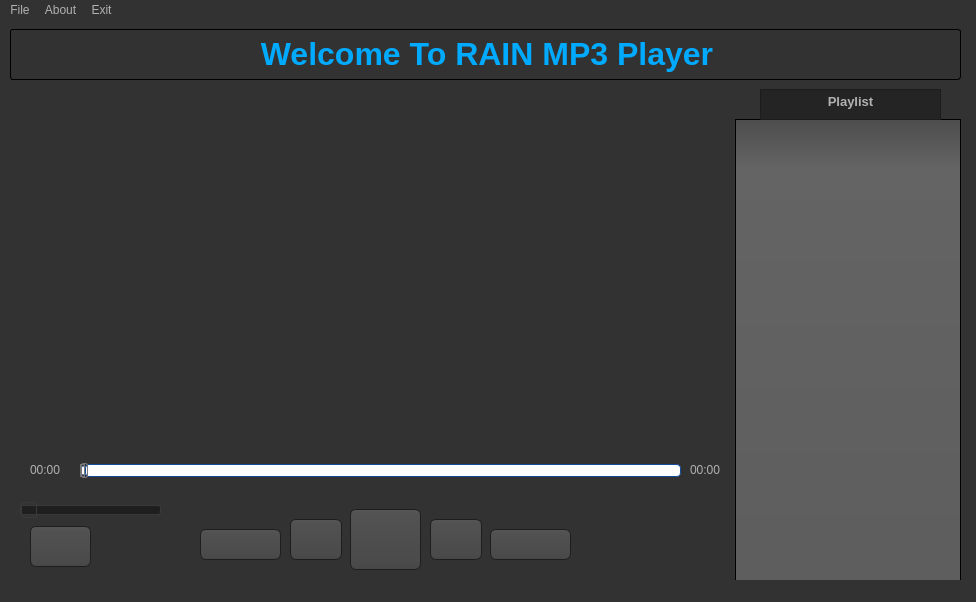
<?xml version="1.0" encoding="UTF-8"?>
<ui version="4.0">
 <class>MainWindow</class>
 <widget class="QMainWindow" name="MainWindow">
  <property name="geometry">
   <rect>
    <x>0</x>
    <y>0</y>
    <width>976</width>
    <height>602</height>
   </rect>
  </property>
  <property name="minimumSize">
   <size>
    <width>976</width>
    <height>602</height>
   </size>
  </property>
  <property name="maximumSize">
   <size>
    <width>976</width>
    <height>602</height>
   </size>
  </property>
  <property name="windowTitle">
   <string>MusicPlayer</string>
  </property>
  <property name="styleSheet">
   <string notr="true">QToolTip
{
     border: 1px solid black;
     background-color: #ffa02f;
     padding: 1px;
     border-radius: 3px;
     opacity: 100;
}

QWidget
{
    color: #b1b1b1;
    background-color: #323232;
}

QTreeView, QListView
{
    background-color: silver;
    margin-left: 5px;
}

QWidget:item:hover
{
    background-color: QLinearGradient( x1: 0, y1: 0, x2: 0, y2: 1, stop: 0 #ffa02f, stop: 1 #ca0619);
    color: #000000;
}

QWidget:item:selected
{
    background-color: QLinearGradient( x1: 0, y1: 0, x2: 0, y2: 1, stop: 0 #ffa02f, stop: 1 #d7801a);
}

QMenuBar::item
{
    background: transparent;
}

QMenuBar::item:selected
{
    background: transparent;
    border: 1px solid #ffaa00;
}

QMenuBar::item:pressed
{
    background: #444;
    border: 1px solid #000;
    background-color: QLinearGradient(
        x1:0, y1:0,
        x2:0, y2:1,
        stop:1 #212121,
        stop:0.4 #343434/*,
        stop:0.2 #343434,
        stop:0.1 #ffaa00*/
    );
    margin-bottom:-1px;
    padding-bottom:1px;
}

QMenu
{
    border: 1px solid #000;
}

QMenu::item
{
    padding: 2px 20px 2px 20px;
}

QMenu::item:selected
{
    color: #000000;
}

QWidget:disabled
{
    color: #808080;
    background-color: #323232;
}

QAbstractItemView
{
    background-color: QLinearGradient( x1: 0, y1: 0, x2: 0, y2: 1, stop: 0 #4d4d4d, stop: 0.1 #646464, stop: 1 #5d5d5d);
}

QWidget:focus
{
    /*border: 1px solid darkgray;*/
}

QLineEdit
{
    background-color: QLinearGradient( x1: 0, y1: 0, x2: 0, y2: 1, stop: 0 #4d4d4d, stop: 0 #646464, stop: 1 #5d5d5d);
    padding: 1px;
    border-style: solid;
    border: 1px solid #1e1e1e;
    border-radius: 5;
}

QPushButton
{
    color: #b1b1b1;
    background-color: QLinearGradient( x1: 0, y1: 0, x2: 0, y2: 1, stop: 0 #565656, stop: 0.1 #525252, stop: 0.5 #4e4e4e, stop: 0.9 #4a4a4a, stop: 1 #464646);
    border-width: 1px;
    border-color: #1e1e1e;
    border-style: solid;
    border-radius: 6;
    padding: 3px;
    font-size: 12px;
    padding-left: 5px;
    padding-right: 5px;
    min-width: 40px;
}

QPushButton:pressed
{
    background-color: QLinearGradient( x1: 0, y1: 0, x2: 0, y2: 1, stop: 0 #2d2d2d, stop: 0.1 #2b2b2b, stop: 0.5 #292929, stop: 0.9 #282828, stop: 1 #252525);
}

QComboBox
{
    selection-background-color: #ffaa00;
    background-color: QLinearGradient( x1: 0, y1: 0, x2: 0, y2: 1, stop: 0 #565656, stop: 0.1 #525252, stop: 0.5 #4e4e4e, stop: 0.9 #4a4a4a, stop: 1 #464646);
    border-style: solid;
    border: 1px solid #1e1e1e;
    border-radius: 5;
}

QComboBox:hover,QPushButton:hover
{
    border: 2px solid QLinearGradient( x1: 0, y1: 0, x2: 0, y2: 1, stop: 0 #ffa02f, stop: 1 #d7801a);
}


QComboBox:on
{
    padding-top: 3px;
    padding-left: 4px;
    background-color: QLinearGradient( x1: 0, y1: 0, x2: 0, y2: 1, stop: 0 #2d2d2d, stop: 0.1 #2b2b2b, stop: 0.5 #292929, stop: 0.9 #282828, stop: 1 #252525);
    selection-background-color: #ffaa00;
}

QComboBox QAbstractItemView
{
    border: 2px solid darkgray;
    selection-background-color: QLinearGradient( x1: 0, y1: 0, x2: 0, y2: 1, stop: 0 #ffa02f, stop: 1 #d7801a);
}

QComboBox::drop-down
{
     subcontrol-origin: padding;
     subcontrol-position: top right;
     width: 15px;

     border-left-width: 0px;
     border-left-color: darkgray;
     border-left-style: solid; /* just a single line */
     border-top-right-radius: 3px; /* same radius as the QComboBox */
     border-bottom-right-radius: 3px;
 }

QComboBox::down-arrow
{
     image: url(:/dark_orange/img/down_arrow.png);
}

QGroupBox
{
    border: 1px solid darkgray;
    margin-top: 10px;
}

QGroupBox:focus
{
    border: 1px solid darkgray;
}

QTextEdit:focus
{
    border: 1px solid darkgray;
}

QScrollBar:horizontal {
     border: 1px solid #222222;
     background: QLinearGradient( x1: 0, y1: 0, x2: 0, y2: 1, stop: 0.0 #121212, stop: 0.2 #282828, stop: 1 #484848);
     height: 7px;
     margin: 0px 16px 0 16px;
}

QScrollBar::handle:horizontal
{
      background: QLinearGradient( x1: 0, y1: 0, x2: 1, y2: 0, stop: 0 #ffa02f, stop: 0.5 #d7801a, stop: 1 #ffa02f);
      min-height: 20px;
      border-radius: 2px;
}

QScrollBar::add-line:horizontal {
      border: 1px solid #1b1b19;
      border-radius: 2px;
      background: QLinearGradient( x1: 0, y1: 0, x2: 1, y2: 0, stop: 0 #ffa02f, stop: 1 #d7801a);
      width: 14px;
      subcontrol-position: right;
      subcontrol-origin: margin;
}

QScrollBar::sub-line:horizontal {
      border: 1px solid #1b1b19;
      border-radius: 2px;
      background: QLinearGradient( x1: 0, y1: 0, x2: 1, y2: 0, stop: 0 #ffa02f, stop: 1 #d7801a);
      width: 14px;
     subcontrol-position: left;
     subcontrol-origin: margin;
}

QScrollBar::right-arrow:horizontal, QScrollBar::left-arrow:horizontal
{
      border: 1px solid black;
      width: 1px;
      height: 1px;
      background: white;
}

QScrollBar::add-page:horizontal, QScrollBar::sub-page:horizontal
{
      background: none;
}

QScrollBar:vertical
{
      background: QLinearGradient( x1: 0, y1: 0, x2: 1, y2: 0, stop: 0.0 #121212, stop: 0.2 #282828, stop: 1 #484848);
      width: 7px;
      margin: 16px 0 16px 0;
      border: 1px solid #222222;
}

QScrollBar::handle:vertical
{
      background: QLinearGradient( x1: 0, y1: 0, x2: 0, y2: 1, stop: 0 #ffa02f, stop: 0.5 #d7801a, stop: 1 #ffa02f);
      min-height: 20px;
      border-radius: 2px;
}

QScrollBar::add-line:vertical
{
      border: 1px solid #1b1b19;
      border-radius: 2px;
      background: QLinearGradient( x1: 0, y1: 0, x2: 0, y2: 1, stop: 0 #ffa02f, stop: 1 #d7801a);
      height: 14px;
      subcontrol-position: bottom;
      subcontrol-origin: margin;
}

QScrollBar::sub-line:vertical
{
      border: 1px solid #1b1b19;
      border-radius: 2px;
      background: QLinearGradient( x1: 0, y1: 0, x2: 0, y2: 1, stop: 0 #d7801a, stop: 1 #ffa02f);
      height: 14px;
      subcontrol-position: top;
      subcontrol-origin: margin;
}

QScrollBar::up-arrow:vertical, QScrollBar::down-arrow:vertical
{
      border: 1px solid black;
      width: 1px;
      height: 1px;
      background: white;
}


QScrollBar::add-page:vertical, QScrollBar::sub-page:vertical
{
      background: none;
}

QTextEdit
{
    background-color: #242424;
}

QPlainTextEdit
{
    background-color: #242424;
}

QHeaderView::section
{
    background-color: QLinearGradient(x1:0, y1:0, x2:0, y2:1, stop:0 #616161, stop: 0.5 #505050, stop: 0.6 #434343, stop:1 #656565);
    color: white;
    padding-left: 4px;
    border: 1px solid #6c6c6c;
}

QCheckBox:disabled
{
color: #414141;
}

QDockWidget::title
{
    text-align: center;
    spacing: 3px; /* spacing between items in the tool bar */
    background-color: QLinearGradient(x1:0, y1:0, x2:0, y2:1, stop:0 #323232, stop: 0.5 #242424, stop:1 #323232);
}

QDockWidget::close-button, QDockWidget::float-button
{
    text-align: center;
    spacing: 1px; /* spacing between items in the tool bar */
    background-color: QLinearGradient(x1:0, y1:0, x2:0, y2:1, stop:0 #323232, stop: 0.5 #242424, stop:1 #323232);
}

QDockWidget::close-button:hover, QDockWidget::float-button:hover
{
    background: #242424;
}

QDockWidget::close-button:pressed, QDockWidget::float-button:pressed
{
    padding: 1px -1px -1px 1px;
}

QMainWindow::separator
{
    background-color: QLinearGradient(x1:0, y1:0, x2:0, y2:1, stop:0 #161616, stop: 0.5 #151515, stop: 0.6 #212121, stop:1 #343434);
    color: white;
    padding-left: 4px;
    border: 1px solid #4c4c4c;
    spacing: 3px; /* spacing between items in the tool bar */
}

QMainWindow::separator:hover
{

    background-color: QLinearGradient(x1:0, y1:0, x2:0, y2:1, stop:0 #d7801a, stop:0.5 #b56c17 stop:1 #ffa02f);
    color: white;
    padding-left: 4px;
    border: 1px solid #6c6c6c;
    spacing: 3px; /* spacing between items in the tool bar */
}

QToolBar::handle
{
     spacing: 3px; /* spacing between items in the tool bar */
     background: url(:/dark_orange/img/handle.png);
}

QMenu::separator
{
    height: 2px;
    background-color: QLinearGradient(x1:0, y1:0, x2:0, y2:1, stop:0 #161616, stop: 0.5 #151515, stop: 0.6 #212121, stop:1 #343434);
    color: white;
    padding-left: 4px;
    margin-left: 10px;
    margin-right: 5px;
}

QProgressBar
{
    border: 2px solid grey;
    border-radius: 5px;
    text-align: center;
}

QProgressBar::chunk
{
    background-color: #d7801a;
    width: 2.15px;
    margin: 0.5px;
}

QTabBar::tab {
    color: #b1b1b1;
    border: 1px solid #444;
    border-bottom-style: none;
    background-color: #323232;
    padding-left: 10px;
    padding-right: 10px;
    padding-top: 3px;
    padding-bottom: 2px;
    margin-right: -1px;
}

QTabWidget::pane {
    border: 1px solid #444;
    top: 1px;
}

QTabBar::tab:last
{
    margin-right: 0; /* the last selected tab has nothing to overlap with on the right */
    border-top-right-radius: 3px;
}

QTabBar::tab:first:!selected
{
 margin-left: 0px; /* the last selected tab has nothing to overlap with on the right */


    border-top-left-radius: 3px;
}

QTabBar::tab:!selected
{
    color: #b1b1b1;
    border-bottom-style: solid;
    margin-top: 3px;
    background-color: QLinearGradient(x1:0, y1:0, x2:0, y2:1, stop:1 #212121, stop:.4 #343434);
}

QTabBar::tab:selected
{
    border-top-left-radius: 3px;
    border-top-right-radius: 3px;
    margin-bottom: 0px;
}

QTabBar::tab:!selected:hover
{
    /*border-top: 2px solid #ffaa00;
    padding-bottom: 3px;*/
    border-top-left-radius: 3px;
    border-top-right-radius: 3px;
    background-color: QLinearGradient(x1:0, y1:0, x2:0, y2:1, stop:1 #212121, stop:0.4 #343434, stop:0.2 #343434, stop:0.1 #ffaa00);
}

QRadioButton::indicator:checked, QRadioButton::indicator:unchecked{
    color: #b1b1b1;
    background-color: #323232;
    border: 1px solid #b1b1b1;
    border-radius: 6px;
}

QRadioButton::indicator:checked
{
    background-color: qradialgradient(
        cx: 0.5, cy: 0.5,
        fx: 0.5, fy: 0.5,
        radius: 1.0,
        stop: 0.25 #ffaa00,
        stop: 0.3 #323232
    );
}

QCheckBox::indicator{
    color: #b1b1b1;
    background-color: #323232;
    border: 1px solid #b1b1b1;
    width: 9px;
    height: 9px;
}

QRadioButton::indicator
{
    border-radius: 6px;
}

QRadioButton::indicator:hover, QCheckBox::indicator:hover
{
    border: 1px solid #ffaa00;
}

QCheckBox::indicator:checked
{
    image:url(:/dark_orange/img/checkbox.png);
}

QCheckBox::indicator:disabled, QRadioButton::indicator:disabled
{
    border: 1px solid #444;
}


QSlider::groove:horizontal {
    border: 1px solid #3A3939;
    height: 8px;
    background: #201F1F;
    margin: 2px 0;
    border-radius: 2px;
}

QSlider::handle:horizontal {
    background: QLinearGradient( x1: 0, y1: 0, x2: 0, y2: 1,
      stop: 0.0 silver, stop: 0.2 #a8a8a8, stop: 1 #727272);
    border: 1px solid #3A3939;
    width: 14px;
    height: 14px;
    margin: -4px 0;
    border-radius: 2px;
}

QSlider::groove:vertical {
    border: 1px solid #3A3939;
    width: 8px;
    background: #201F1F;
    margin: 0 0px;
    border-radius: 2px;
}

QSlider::handle:vertical {
    background: QLinearGradient( x1: 0, y1: 0, x2: 0, y2: 1, stop: 0.0 silver,
      stop: 0.2 #a8a8a8, stop: 1 #727272);
    border: 1px solid #3A3939;
    width: 14px;
    height: 14px;
    margin: 0 -4px;
    border-radius: 2px;
}

QAbstractSpinBox {
    padding-top: 2px;
    padding-bottom: 2px;
    border: 1px solid darkgray;

    border-radius: 2px;
    min-width: 50px;
}</string>
  </property>
  <widget class="QWidget" name="centralwidget">
   <widget class="QListWidget" name="musicList">
    <property name="geometry">
     <rect>
      <x>730</x>
      <y>100</y>
      <width>231</width>
      <height>491</height>
     </rect>
    </property>
   </widget>
   <widget class="QLabel" name="titleStatus">
    <property name="geometry">
     <rect>
      <x>10</x>
      <y>10</y>
      <width>951</width>
      <height>51</height>
     </rect>
    </property>
    <property name="styleSheet">
     <string notr="true">background-color: #323232;
color: #b1b1b1;
border: 1px solid black;
border-radius: 3px;</string>
    </property>
    <property name="text">
     <string>&lt;html&gt;&lt;head/&gt;&lt;body&gt;&lt;p align=&quot;center&quot;&gt;&lt;span style=&quot; font-size:24pt; font-weight:600; color:#00aaff;&quot;&gt;Welcome To RAIN MP3 Player&lt;/span&gt;&lt;/p&gt;&lt;/body&gt;&lt;/html&gt;</string>
    </property>
   </widget>
   <widget class="QLabel" name="image">
    <property name="geometry">
     <rect>
      <x>180</x>
      <y>100</y>
      <width>411</width>
      <height>271</height>
     </rect>
    </property>
    <property name="text">
     <string/>
    </property>
   </widget>
   <widget class="QSlider" name="musicProgress">
    <property name="geometry">
     <rect>
      <x>80</x>
      <y>440</y>
      <width>601</width>
      <height>22</height>
     </rect>
    </property>
    <property name="styleSheet">
     <string notr="true">/*Horizontales*/
QSlider::groove:horizontal{
border: 1px solid #637EB8;
background: white;
height: 7px;
border-radius: 3px;
}
QSlider::sub-page:horizontal {
background: qlineargradient(x1: 0, y1: 0, x2: 0, y2: 1,
stop: 0 #ABC7EC, stop: 1 #154A98);
border: 1px solid #777;
height: 10px;
border-radius: 4px;
}
QSlider::add-page:horizontal {
background: #fff;
border: 1px solid #154A98;
height: 10px;
border-radius: 4px;
}
QSlider::handle:horizontal{
background: qlineargradient(x1:0, y1:0, x2:1, y2:1,
stop:0 #fff, stop:1 #ABC7EC);
border: 1px solid #777;
width: 5px;
margin-top: -4px;
margin-bottom: -4px;
border-radius: 2px;
}

/*Verticales*/
QSlider::groove:vertical{
border: 1px solid #637EB8;
background: white;
width:7px;
height: 55px;
border-radius: 3px;
}
QSlider::add-page:vertical {
background: qlineargradient(x1: 0, y1: 0, x2: 0, y2: 1,
stop: 0 #ABC7EC, stop: 1 #154A98);
border: 1px solid #154A98;
width: 10px;
border-radius: 4px;
}
QSlider::sub-page:vertical {
background: #fff;
border: 1px solid #777;
width: 7px;
border-radius: 4px;
}
QSlider::handle:vertical{
background: qlineargradient(x1:0, y1:0, x2:1, y2:1,
stop:0 #fff, stop:1 #ABC7EC);
border: 1px solid #777;
height: 5px;
margin-left: -4px;
margin-right: -4px;
border-radius: 2px;
}
/*Horizontales y Verticales*/
QSlider::handle:horizontal:hover,
QSlider::handle:vertical:hover{
border: 1px solid #154A98;
border-radius: 3px;
}</string>
    </property>
    <property name="orientation">
     <enum>Qt::Horizontal</enum>
    </property>
   </widget>
   <widget class="QLabel" name="startTime">
    <property name="geometry">
     <rect>
      <x>30</x>
      <y>440</y>
      <width>41</width>
      <height>21</height>
     </rect>
    </property>
    <property name="text">
     <string>00:00</string>
    </property>
   </widget>
   <widget class="QLabel" name="musicTime">
    <property name="geometry">
     <rect>
      <x>690</x>
      <y>440</y>
      <width>41</width>
      <height>21</height>
     </rect>
    </property>
    <property name="text">
     <string>00:00</string>
    </property>
   </widget>
   <widget class="QPushButton" name="playButton">
    <property name="geometry">
     <rect>
      <x>350</x>
      <y>490</y>
      <width>71</width>
      <height>61</height>
     </rect>
    </property>
    <property name="styleSheet">
     <string notr="true"/>
    </property>
    <property name="text">
     <string/>
    </property>
   </widget>
   <widget class="QPushButton" name="nextButton">
    <property name="geometry">
     <rect>
      <x>490</x>
      <y>510</y>
      <width>81</width>
      <height>31</height>
     </rect>
    </property>
    <property name="text">
     <string/>
    </property>
   </widget>
   <widget class="QPushButton" name="backButton">
    <property name="geometry">
     <rect>
      <x>200</x>
      <y>510</y>
      <width>81</width>
      <height>31</height>
     </rect>
    </property>
    <property name="text">
     <string/>
    </property>
   </widget>
   <widget class="QPushButton" name="stopButton">
    <property name="geometry">
     <rect>
      <x>430</x>
      <y>500</y>
      <width>52</width>
      <height>41</height>
     </rect>
    </property>
    <property name="text">
     <string/>
    </property>
   </widget>
   <widget class="QPushButton" name="pauseButton">
    <property name="geometry">
     <rect>
      <x>290</x>
      <y>500</y>
      <width>52</width>
      <height>41</height>
     </rect>
    </property>
    <property name="text">
     <string/>
    </property>
   </widget>
   <widget class="QSlider" name="musicVolume">
    <property name="geometry">
     <rect>
      <x>20</x>
      <y>480</y>
      <width>141</width>
      <height>22</height>
     </rect>
    </property>
    <property name="orientation">
     <enum>Qt::Horizontal</enum>
    </property>
   </widget>
   <widget class="QPushButton" name="volumeProgress">
    <property name="geometry">
     <rect>
      <x>30</x>
      <y>507</y>
      <width>61</width>
      <height>41</height>
     </rect>
    </property>
    <property name="text">
     <string/>
    </property>
   </widget>
   <widget class="QTextBrowser" name="textBrowser">
    <property name="geometry">
     <rect>
      <x>760</x>
      <y>70</y>
      <width>181</width>
      <height>31</height>
     </rect>
    </property>
    <property name="html">
     <string>&lt;!DOCTYPE HTML PUBLIC &quot;-//W3C//DTD HTML 4.0//EN&quot; &quot;http://www.w3.org/TR/REC-html40/strict.dtd&quot;&gt;
&lt;html&gt;&lt;head&gt;&lt;meta name=&quot;qrichtext&quot; content=&quot;1&quot; /&gt;&lt;style type=&quot;text/css&quot;&gt;
p, li { white-space: pre-wrap; }
&lt;/style&gt;&lt;/head&gt;&lt;body style=&quot; font-family:'MS Shell Dlg 2'; font-size:8.25pt; font-weight:400; font-style:normal;&quot;&gt;
&lt;p align=&quot;center&quot; style=&quot; margin-top:0px; margin-bottom:0px; margin-left:0px; margin-right:0px; -qt-block-indent:0; text-indent:0px;&quot;&gt;&lt;span style=&quot; font-size:10pt; font-weight:600;&quot;&gt;Playlist&lt;/span&gt;&lt;/p&gt;&lt;/body&gt;&lt;/html&gt;</string>
    </property>
   </widget>
  </widget>
  <widget class="QStatusBar" name="statusbar"/>
  <widget class="QMenuBar" name="menuBar">
   <property name="geometry">
    <rect>
     <x>0</x>
     <y>0</y>
     <width>976</width>
     <height>21</height>
    </rect>
   </property>
   <widget class="QMenu" name="menuFile">
    <property name="title">
     <string>File</string>
    </property>
    <addaction name="actionLoad"/>
    <addaction name="actionInfo"/>
   </widget>
   <widget class="QMenu" name="menuAbout">
    <property name="title">
     <string>About</string>
    </property>
   </widget>
   <widget class="QMenu" name="menuExit">
    <property name="title">
     <string>Exit</string>
    </property>
    <addaction name="actionExit_3"/>
   </widget>
   <addaction name="menuFile"/>
   <addaction name="menuAbout"/>
   <addaction name="menuExit"/>
  </widget>
  <action name="actionLoad">
   <property name="text">
    <string>Load</string>
   </property>
  </action>
  <action name="actionExit">
   <property name="text">
    <string>Exit</string>
   </property>
  </action>
  <action name="actionExit_2">
   <property name="text">
    <string>Exit</string>
   </property>
  </action>
  <action name="actionExit_3">
   <property name="text">
    <string>Exit</string>
   </property>
  </action>
  <action name="actionInfo">
   <property name="text">
    <string>Info</string>
   </property>
  </action>
 </widget>
 <resources/>
 <connections/>
</ui>
